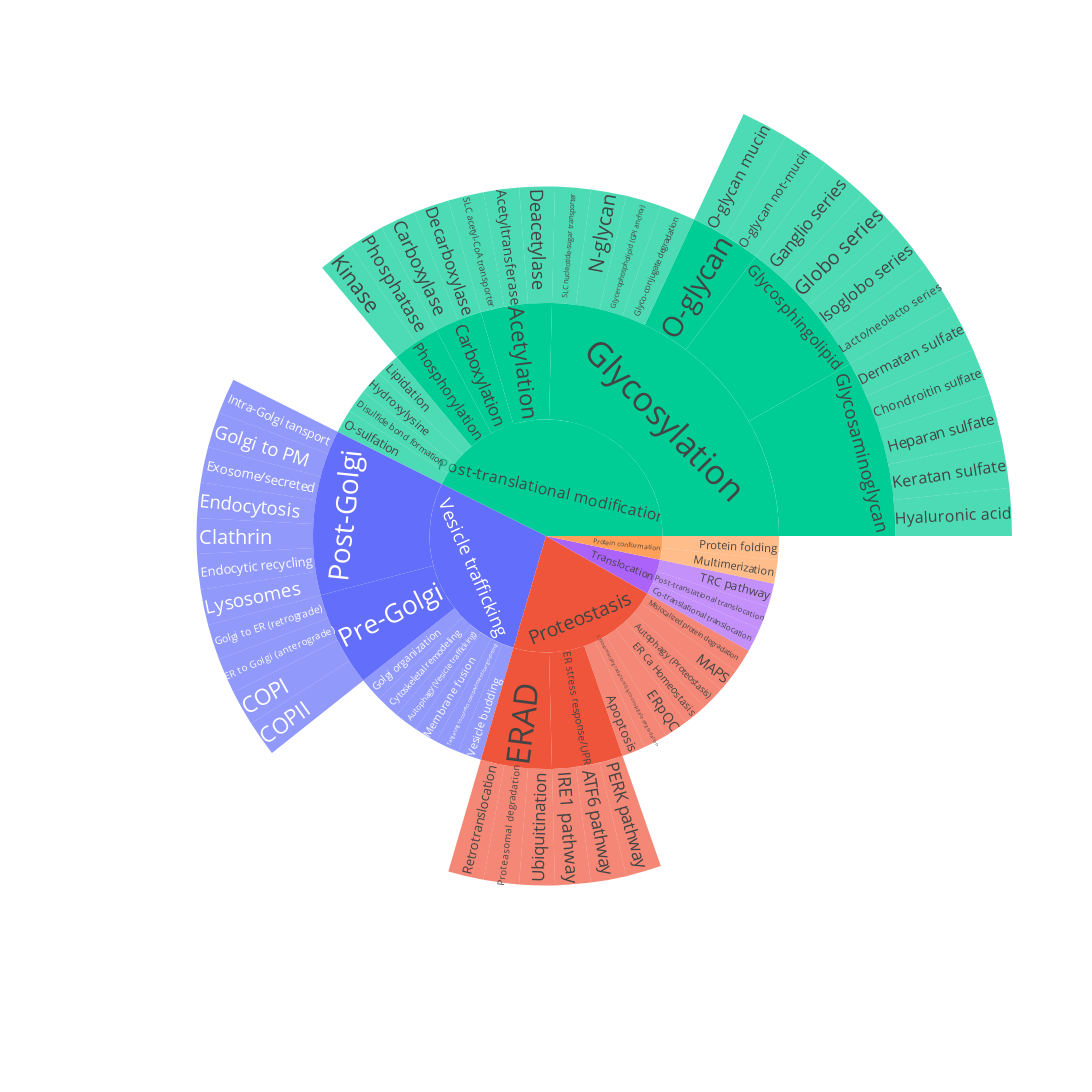

Here is the notebook cell this chart was saved with:
### Markdown cell above
### 4.1 Sunburst Plot for Subsystem Organization

### Code cell
# Generate the Sunburst Plot
fig = px.sunburst(ontology, path=['System', 'Subsystem','Process','Subprocess'],
                  color='System')

fig.update_layout(width=2400, height=2000, font=dict(size=34),
                  plot_bgcolor='rgba(0,0,0,0)',  # Transparent plot background
                  paper_bgcolor='rgba(0,0,0,0)'  # Transparent paper background)
                 )

fig.write_html("Plots/sunburst_subsystems.html") # Save as interactive HTML file
fig.write_image("Plots/sunburst_subsystems.png", width=1200, height=1000)
# Show the plot
fig.show()

### Figure 1 — Plotly figure (JSON) as saved in the notebook; plotly's stock layout.template omitted (floating-point values rounded to 4 significant figures)
{"data": [{"branchvalues": "total", "customdata": [["Vesicle trafficking"], ["Proteostasis"], ["Vesicle trafficking"], ["Vesicle trafficking"], ["Post-translational modifications"], ["Post-translational modifications"], ["Post-translational modifications"], ["Post-translational modifications"], ["Vesicle trafficking"], ["Vesicle trafficking"], ["Vesicle trafficking"], ["Post-translational modifications"], ["Post-translational modifications"], ["Vesicle trafficking"], ["Post-translational modifications"], ["Vesicle trafficking"], ["Vesicle trafficking"], ["Vesicle trafficking"], ["Post-translational modifications"], ["Post-translational modifications"], ["Post-translational modifications"], ["Post-translational modifications"], ["Post-translational modifications"], ["Proteostasis"], ["Post-translational modifications"], ["Post-translational modifications"], ["Post-translational modifications"], ["Post-translational modifications"], ["Proteostasis"], ["Proteostasis"], ["Proteostasis"], ["Post-translational modifications"], ["Post-translational modifications"], ["Post-translational modifications"], ["Vesicle trafficking"], ["Post-translational modifications"], ["Proteostasis"], ["Proteostasis"], ["Post-translational modifications"], ["Post-translational modifications"], ["Post-translational modifications"], ["Post-translational modifications"], ["Post-translational modifications"], ["Post-translational modifications"], ["Proteostasis"], ["Post-translational modifications"], ["Post-translational modifications"], ["Vesicle trafficking"], ["Post-translational modifications"], ["Proteostasis"], ["Proteostasis"], ["Proteostasis"], ["Proteostasis"], ["Post-translational modifications"], ["Vesicle trafficking"], ["Translocation"], ["Post-translational modifications"], ["Vesicle trafficking"], ["Proteostasis"], ["Proteostasis"], ["Vesicle trafficking"], ["Proteostasis"], ["Protein conformation"], ["Post-translational modifications"], ["Post-translational modifications"], ["Vesicle trafficking"], ["Translocation"], ["Vesicle trafficking"], ["Protein conformation"], ["Translocation"], ["Vesicle trafficking"], ["Vesicle trafficking"], ["Post-translational modifications"], ["Protein conformation"], ["Proteostasis"], ["Translocation"], ["Vesicle trafficking"]], "domain": {"x": [0, 1], "y": [0, 1]}, "hovertemplate": "labels=%{label}<br>count=%{value}<br>parent=%{parent}<br>id=%{id}<br>System=%{customdata[0]}<extra></extra>", "ids": ["Vesicle trafficking/Post-Golgi/Intra-Golgi tansport", "Proteostasis/ER stress response/UPR/IRE1 pathway", "Vesicle trafficking/Post-Golgi/Golgi to PM", "Vesicle trafficking/Pre-Golgi/Golgi to ER (retrograde)", "Post-translational modifications/Glycosylation/Glycosphingolipid", "Post-translational modifications/Glycosylation/Glycosaminoglycan", "Post-translational modifications/Glycosylation/Glyco-conjugate degradation", "Post-translational modifications/Glycosylation/Glycerophospholipid (GPI anchor)", "Vesicle trafficking/Post-Golgi/Exosome/secreted", "Vesicle trafficking/Post-Golgi/Endocytosis", "Vesicle trafficking/Pre-Golgi/ER to Golgi (anterograde)", "Post-translational modifications/Carboxylation/Decarboxylase", "Post-translational modifications/Acetylation/Deacetylase", "Vesicle trafficking/Post-Golgi/Clathrin", "Post-translational modifications/Carboxylation/Carboxylase", "Vesicle trafficking/Post-Golgi/Endocytic recycling", "Vesicle trafficking/Pre-Golgi/COPI", "Vesicle trafficking/Pre-Golgi/COPII", "Post-translational modifications/Glycosylation/Glycosaminoglycan/Hyaluronic acid", "Post-translational modifications/Glycosylation/Glycosaminoglycan/Keratan sulfate", "Post-translational modifications/Glycosylation/Glycosphingolipid/Lacto/neolacto series", "Post-translational modifications/Glycosylation/Glycosphingolipid/Isoglobo series", "Post-translational modifications/Glycosylation/O-glycan/O-glycan not-mucin", "Proteostasis/ER stress response/UPR/ATF6 pathway", "Post-translational modifications/Acetylation/Acetyltransferase", "Post-translational modifications/Glycosylation/O-glycan/O-glycan mucin", "Post-translational modifications/Glycosylation/Glycosaminoglycan/Heparan sulfate", "Post-translational modifications/Glycosylation/Glycosphingolipid/Globo series", "Proteostasis/ERAD/Retrotranslocation", "Proteostasis/ER stress response/UPR/PERK pathway", "Proteostasis/ERAD/Proteasomal degradation", "Post-translational modifications/Phosphorylation/Phosphatase", "Post-translational modifications/Glycosylation/O-glycan", "Post-translational modifications/Acetylation", "Vesicle trafficking/Post-Golgi/Lysosomes", "Post-translational modifications/Phosphorylation/Kinase", "Proteostasis/ERAD/Ubiquitination", "Proteostasis/Apoptosis", "Post-translational modifications/Acetylation/SLC acetyl-CoA transporter", "Post-translational modifications/Glycosylation/N-glycan", "Post-translational modifications/Glycosylation/SLC nucleotide-sugar transporter", "Post-translational modifications/Glycosylation/Glycosaminoglycan/Chondroitin sulfate", "Post-translational modifications/Glycosylation/Glycosphingolipid/Ganglio series", "Post-translational modifications/Glycosylation/Glycosaminoglycan/Dermatan sulfate", "Proteostasis/Lysosomal degradation/Glyco-conjugate degradation", "Post-translational modifications/Lipidation", "Post-translational modifications/Hydroxylysine", "Vesicle trafficking/Golgi organization", "Post-translational modifications/Glycosylation", "Proteostasis/ERpQC", "Proteostasis/ERAD", "Proteostasis/ER stress response/UPR", "Proteostasis/ER Ca Homeostasis", "Post-translational modifications/Disulfide bond formation", "Vesicle trafficking/Cytoskeletal remodeling", "Translocation/Co-translational translocation", "Post-translational modifications/Carboxylation", "Vesicle trafficking/Autophagy (Vesicle trafficking)", "Proteostasis/Autophagy (Proteostasis)", "Proteostasis/MAPS", "Vesicle trafficking/Membrane fusion", "Proteostasis/Mislocalized protein degradation", "Protein conformation/Multimerization", "Post-translational modifications/O-sulfation", "Post-translational modifications/Phosphorylation", "Vesicle trafficking/Post-Golgi", "Translocation/Post-translational translocation", "Vesicle trafficking/Pre-Golgi", "Protein conformation/Protein folding", "Translocation/TRC pathway", "Vesicle trafficking/Targeting to correct compartment/cargo sorting", "Vesicle trafficking/Vesicle budding", "Post-translational modifications", "Protein conformation", "Proteostasis", "Translocation", "Vesicle trafficking"], "labels": ["Intra-Golgi tansport", "IRE1 pathway", "Golgi to PM", "Golgi to ER (retrograde)", "Glycosphingolipid", "Glycosaminoglycan", "Glyco-conjugate degradation", "Glycerophospholipid (GPI anchor)", "Exosome/secreted", "Endocytosis", "ER to Golgi (anterograde)", "Decarboxylase", "Deacetylase", "Clathrin", "Carboxylase", "Endocytic recycling", "COPI", "COPII", "Hyaluronic acid", "Keratan sulfate", "Lacto/neolacto series", "Isoglobo series", "O-glycan not-mucin", "ATF6 pathway", "Acetyltransferase", "O-glycan mucin", "Heparan sulfate", "Globo series", "Retrotranslocation", "PERK pathway", "Proteasomal degradation", "Phosphatase", "O-glycan", "Acetylation", "Lysosomes", "Kinase", "Ubiquitination", "Apoptosis", "SLC acetyl-CoA transporter", "N-glycan", "SLC nucleotide-sugar transporter", "Chondroitin sulfate", "Ganglio series", "Dermatan sulfate", "Lysosomal degradation/Glyco-conjugate degradation", "Lipidation", "Hydroxylysine", "Golgi organization", "Glycosylation", "ERpQC", "ERAD", "ER stress response/UPR", "ER Ca Homeostasis", "Disulfide bond formation", "Cytoskeletal remodeling", "Co-translational translocation", "Carboxylation", "Autophagy (Vesicle trafficking)", "Autophagy (Proteostasis)", "MAPS", "Membrane fusion", "Mislocalized protein degradation", "Multimerization", "O-sulfation", "Phosphorylation", "Post-Golgi", "Post-translational translocation", "Pre-Golgi", "Protein folding", "TRC pathway", "Targeting to correct compartment/cargo sorting", "Vesicle budding", "Post-translational modifications", "Protein conformation", "Proteostasis", "Translocation", "Vesicle trafficking"], "marker": {"colors": ["#636efa", "#EF553B", "#636efa", "#636efa", "#00cc96", "#00cc96", "#00cc96", "#00cc96", "#636efa", "#636efa", "#636efa", "#00cc96", "#00cc96", "#636efa", "#00cc96", "#636efa", "#636efa", "#636efa", "#00cc96", "#00cc96", "#00cc96", "#00cc96", "#00cc96", "#EF553B", "#00cc96", "#00cc96", "#00cc96", "#00cc96", "#EF553B", "#EF553B", "#EF553B", "#00cc96", "#00cc96", "#00cc96", "#636efa", "#00cc96", "#EF553B", "#EF553B", "#00cc96", "#00cc96", "#00cc96", "#00cc96", "#00cc96", "#00cc96", "#EF553B", "#00cc96", "#00cc96", "#636efa", "#00cc96", "#EF553B", "#EF553B", "#EF553B", "#EF553B", "#00cc96", "#636efa", "#ab63fa", "#00cc96", "#636efa", "#EF553B", "#EF553B", "#636efa", "#EF553B", "#FFA15A", "#00cc96", "#00cc96", "#636efa", "#ab63fa", "#636efa", "#FFA15A", "#ab63fa", "#636efa", "#636efa", "#00cc96", "#FFA15A", "#EF553B", "#ab63fa", "#636efa"]}, "name": "", "parents": ["Vesicle trafficking/Post-Golgi", "Proteostasis/ER stress response/UPR", "Vesicle trafficking/Post-Golgi", "Vesicle trafficking/Pre-Golgi", "Post-translational modifications/Glycosylation", "Post-translational modifications/Glycosylation", "Post-translational modifications/Glycosylation", "Post-translational modifications/Glycosylation", "Vesicle trafficking/Post-Golgi", "Vesicle trafficking/Post-Golgi", "Vesicle trafficking/Pre-Golgi", "Post-translational modifications/Carboxylation", "Post-translational modifications/Acetylation", "Vesicle trafficking/Post-Golgi", "Post-translational modifications/Carboxylation", "Vesicle trafficking/Post-Golgi", "Vesicle trafficking/Pre-Golgi", "Vesicle trafficking/Pre-Golgi", "Post-translational modifications/Glycosylation/Glycosaminoglycan", "Post-translational modifications/Glycosylation/Glycosaminoglycan", "Post-translational modifications/Glycosylation/Glycosphingolipid", "Post-translational modifications/Glycosylation/Glycosphingolipid", "Post-translational modifications/Glycosylation/O-glycan", "Proteostasis/ER stress response/UPR", "Post-translational modifications/Acetylation", "Post-translational modifications/Glycosylation/O-glycan", "Post-translational modifications/Glycosylation/Glycosaminoglycan", "Post-translational modifications/Glycosylation/Glycosphingolipid", "Proteostasis/ERAD", "Proteostasis/ER stress response/UPR", "Proteostasis/ERAD", "Post-translational modifications/Phosphorylation", "Post-translational modifications/Glycosylation", "Post-translational modifications", "Vesicle trafficking/Post-Golgi", "Post-translational modifications/Phosphorylation", "Proteostasis/ERAD", "Proteostasis", "Post-translational modifications/Acetylation", "Post-translational modifications/Glycosylation", "Post-translational modifications/Glycosylation", "Post-translational modifications/Glycosylation/Glycosaminoglycan", "Post-translational modifications/Glycosylation/Glycosphingolipid", "Post-translational modifications/Glycosylation/Glycosaminoglycan", "Proteostasis", "Post-translational modifications", "Post-translational modifications", "Vesicle trafficking", "Post-translational modifications", "Proteostasis", "Proteostasis", "Proteostasis", "Proteostasis", "Post-translational modifications", "Vesicle trafficking", "Translocation", "Post-translational modifications", "Vesicle trafficking", "Proteostasis", "Proteostasis", "Vesicle trafficking", "Proteostasis", "Protein conformation", "Post-translational modifications", "Post-translational modifications", "Vesicle trafficking", "Translocation", "Vesicle trafficking", "Protein conformation", "Translocation", "Vesicle trafficking", "Vesicle trafficking", "", "", "", "", ""], "type": "sunburst", "values": [1, 1, 1, 1, 4, 5, 1, 1, 1, 1, 1, 1, 1, 1, 1, 1, 1, 1, 1, 1, 1, 1, 1, 1, 1, 1, 1, 1, 1, 1, 1, 1, 2, 3, 1, 1, 1, 1, 1, 1, 1, 1, 1, 1, 1, 1, 1, 1, 15, 1, 3, 3, 1, 1, 1, 1, 2, 1, 1, 1, 1, 1, 1, 1, 2, 7, 1, 4, 1, 1, 1, 1, 26, 2, 13, 3, 17]}], "layout": {"font": {"size": 34}, "height": 2000, "legend": {"tracegroupgap": 0}, "margin": {"t": 60}, "paper_bgcolor": "rgba(0, 0, 0, 0)", "plot_bgcolor": "rgba(0, 0, 0, 0)", "width": 2400}}
